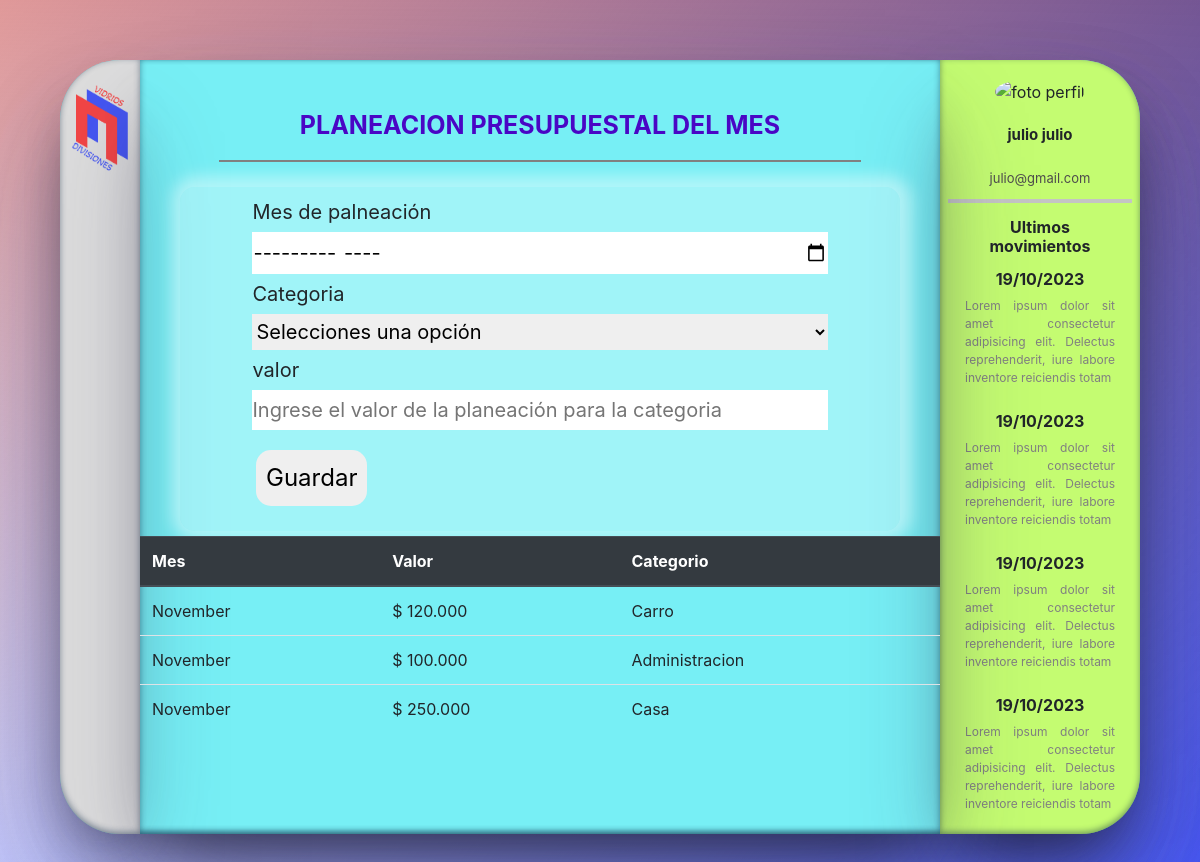
The app's page /app/modulo1.php (signed in) with its own data.
### tables this page shows
CREATE TABLE `plan` (
  `id_plan` int(25) NOT NULL,
  `month_plan` date NOT NULL,
  `value_plan` int(255) NOT NULL,
  `id_category` int(25) NOT NULL,
  `id_person` varchar(25) NOT NULL
);

CREATE TABLE `category_user` (
  `id_category` int(25) NOT NULL,
  `category_name` varchar(255) NOT NULL,
  `id_person` varchar(25) NOT NULL,
  `status_category` tinyint(1) NOT NULL
);

### app/modulo1.php (the view, shortened to what this page needs)
<?php
    include '../db/conexion.php';
    $nombre = $_SESSION['nombre'];
    $apellido = $_SESSION['apellido'];
    $usuario = $_SESSION['usuario'];
    $email = $_SESSION['email'];
    $nombre_completo = $nombre.' '.$apellido;
    $query_category = mysqli_query($conexion, "SELECT *FROM category_user WHERE id_person = $usuario AND status_category = '1'" );
    $query_plan = mysqli_query($conexion, "SELECT *FROM plan WHERE id_person = $usuario ");
?>
<!DOCTYPE html>
<html lang="es">
<head>
    <link rel="stylesheet" href="https://cdn.jsdelivr.net/npm/bootstrap@4.6.2/dist/css/bootstrap.min.css">
    <link rel="stylesheet" href="../css/style_app.css">
</head>
<body>
    <section id="general_section">
        <div class="left_menu">
            <menu-main></menu-main>
        </div>
        <div class="center_menu">
            <h1>PLANEACION PRESUPUESTAL DEL MES</h1>
            <hr class="sepa" >
            <form class="formu" action="..\back\backapp\modulo1\add_plan.php" method="POST" >
                        <fieldset>
                            <div class="column2">
                                <label for="month_plan">Mes de  palneación</label>
                                <input type="month" name="month_plan"id="month_plan" required>
                                <label for="category">Categoria</label>
                                <select name="cat" id="category"placeholder="Seleciones una opcion" required>
                                    <option value="" >Selecciones una opción</option>
                                    <?php
                                    while ($datos = mysqli_fetch_array($query_category)) {
                                        $name_cat = $datos['category_name'];
                                    }
                                    ?>
                                </select>
                                <label for="valor">valor</label>
                                <input type="number"step="any" name="valor_plan"id="valor"placeholder="Ingrese el valor de la planeación para la categoria"required>
                            </div>
                            <br>
                            <button class="boton" type="submit" name="plan_cat" >Guardar</button>
                        </fieldset>
                </form>
                <div class="tablet">
                        <table class="table">
                            <thead class="thead-dark">
                                <tr>
                                    <th scope="col">Mes</th>
                                    <th scope="col">Valor</th>
                                    <th scope="col">Categorio</th>
                                </tr>
                            </thead>
                            <tbody>
                    <?php
                        while ($datos2 = mysqli_fetch_array($query_plan)){
                            $month_p = $datos2['month_plan'];
                            $value_p = $datos2['value_plan'];
                            $id_c = $datos2['id_category'];
                            $month_p = date("F", strtotime($month_p));
                            $value_p = number_format($value_p, 0, ',', '.');
                            $query_category2 = mysqli_query($conexion, "SELECT * FROM category_user
                            WHERE id_category = $id_c AND id_person = $usuario");
                            while ($datos3 = mysqli_fetch_array($query_category2)){
                                $name_cat = $datos3['category_name'];
                            }
                            echo '
                            <tr>
                                <td>'.$month_p.'</td>
                                <td>$ '.$value_p.'</td>
                                <td>'.$name_cat.'</td>
                            </tr>';
                        }
                    ?>
                            </tbody>
                        </table>
                </div>
        </div>
        <div class="right_menu">
            <div class="profile">
                <img src="https://thispersondoesnotexist.com/" alt="foto perfil">
                <p><?php  echo  $nombre_completo ?></p>
                <span><?php echo $email ?></span>
                <hr class="div_profile">
            </div>
            <div class="ultima_transaccion">
                <h2>Ultimos movimientos</h2>
                <div class="t_i">
                    <span>19/10/2023</span>
                    <p>Lorem ipsum dolor sit amet consectetur adipisicing elit. Delectus reprehenderit, iure labore inventore reiciendis totam</p>
                </div>
                <div class="t_i">
                    <span>19/10/2023</span>
                    <p>Lorem ipsum dolor sit amet consectetur adipisicing elit. Delectus reprehenderit, iure labore inventore reiciendis totam</p>
                </div>
                <div class="t_i">
                    <span>19/10/2023</span>
                    <p>Lorem ipsum dolor sit amet consectetur adipisicing elit. Delectus reprehenderit, iure labore inventore reiciendis totam</p>
                </div>
                <div class="t_i">
                    <span>19/10/2023</span>
                    <p>Lorem ipsum dolor sit amet consectetur adipisicing elit. Delectus reprehenderit, iure labore inventore reiciendis totam</p>
                </div>
            </div>
        </div>
    </section>
</body>
</html>

### css/style_app.css (style rules this page uses)
* { border: 0px; padding: 0px; margin: 0px; }
body { background-size: 100% 100%; background-repeat: no-repeat; background: linear-gradient(rgb(224, 153, 153),transparent), linear-gradient(305deg, #4556F2, transparent ); text-align: center; background-blend-mode: multiply; }
#general_section { display: flex; margin: 5% ; border-radius: 5vw; box-shadow: rgba(50, 50, 93, 0.425) 0px 50px 100px -20px, rgba(0, 0, 0, 0.459) 0px 30px 60px -30px, rgba(10, 37, 64, 0.466) 0px -2px 6px 0px inset; background: #77eff5; }
#general_section .left_menu { width: 80px; height: auto !important; background:#dddddd; box-shadow: rgba(50, 50, 93, 0.425) 0px 50px 100px -20px, rgba(0, 0, 0, 0.459) 0px 30px 60px -30px, rgba(10, 37, 64, 0.466) 0px -2px 6px 0px inset; border-radius:5vw 0 0 5vw; text-align: center; }
#general_section .right_menu { width: 200px; background: #c4fc71; border-radius: 0 5vw 5vw 0; box-shadow: rgba(50, 50, 93, 0.425) 0px 50px 100px -20px, rgba(0, 0, 0, 0.459) 0px 30px 60px -30px, rgba(10, 37, 64, 0.466) 0px -2px 6px 0px inset; text-align: center; }
#general_section .right_menu .profile img { width: 100px; padding: 20px 0px; border-radius: 40px !important; }
#general_section .right_menu .profile p { font-weight: bold; font-size: 15px; padding: 5px auto; }
#general_section .right_menu .profile span { font-weight: normal; color: #4e4c4c; font-size: 13px; padding: 5px auto !important; }
#general_section .right_menu .div_profile { width: 90%; text-align: center; border: solid 2px #c4c4c4; margin: 5px auto; }
#general_section .right_menu .ultima_transaccion { width: 80%; height: auto; margin: auto; padding: 5px; }
#general_section .right_menu .ultima_transaccion h2 { font-size: 16px; font-weight: bold; margin: 5px; }
#general_section .right_menu .ultima_transaccion .t_i p { font-size: 12px; color: grey; text-align: justify; padding: 5px auto; }
#general_section .right_menu span { display: inline-block; padding: 6px; font-weight: bold; }
#general_section .center_menu { width: calc(100% - 280px); z-index: 10; box-shadow: rgba(50, 50, 93, 0.425) 0px 50px 100px -20px, rgba(0, 0, 0, 0.459) 0px 30px 60px -30px, rgba(10, 37, 64, 0.466) 0px -2px 6px 0px inset; }
.center_menu .sepa { width: 80%; border: 1px solid gray; margin: 20px auto; }
.center_menu .column2 { width: 90%; display: flex; flex-wrap: wrap; justify-content: space-evenly; margin: auto; }
input { -moz-appearance:textfield; }
#general_section .center_menu .formu2 ,label ,select ,option, input { font-size: 20px; width: 90%; padding: 5px 0; margin: auto; }
.center_menu .tablet { height:35vh !important; overflow-y: scroll; }
.center_menu .table { text-align: left; }
.center_menu h1 { font-size: 25px; text-align: center; color: rgb(73, 6, 197); margin-top: 50px; font-weight: bold; }
#general_section .center_menu .formu { margin: auto !important; }
#general_section .center_menu fieldset { padding: 5px; display: flex; flex-wrap: wrap; background: #ffffff4d; border-radius: 15px; box-shadow: 2px -1px 15px 10px rgba(255,255,255,0.43); text-align:left; margin: auto; }
#general_section .center_menu .formu ,label ,select ,option, input { font-size: 20px; width: 90%; padding: 5px 0; margin: auto; }
#general_section .center_menu .formu fieldset button { font-size: 24px; margin: 20px 10% !important; padding: 10px; border-radius: 15px; transition: 2s; }

### records on screen
plan: month_plan "November", value_plan "120.000", id_category.category_name "Carro"
plan: month_plan "November", value_plan "100.000", id_category.category_name "Administracion"
plan: month_plan "November", value_plan "250.000", id_category.category_name "Casa"

### other values on screen
$nombre_completo "julio julio"
$email "julio@gmail.com"
